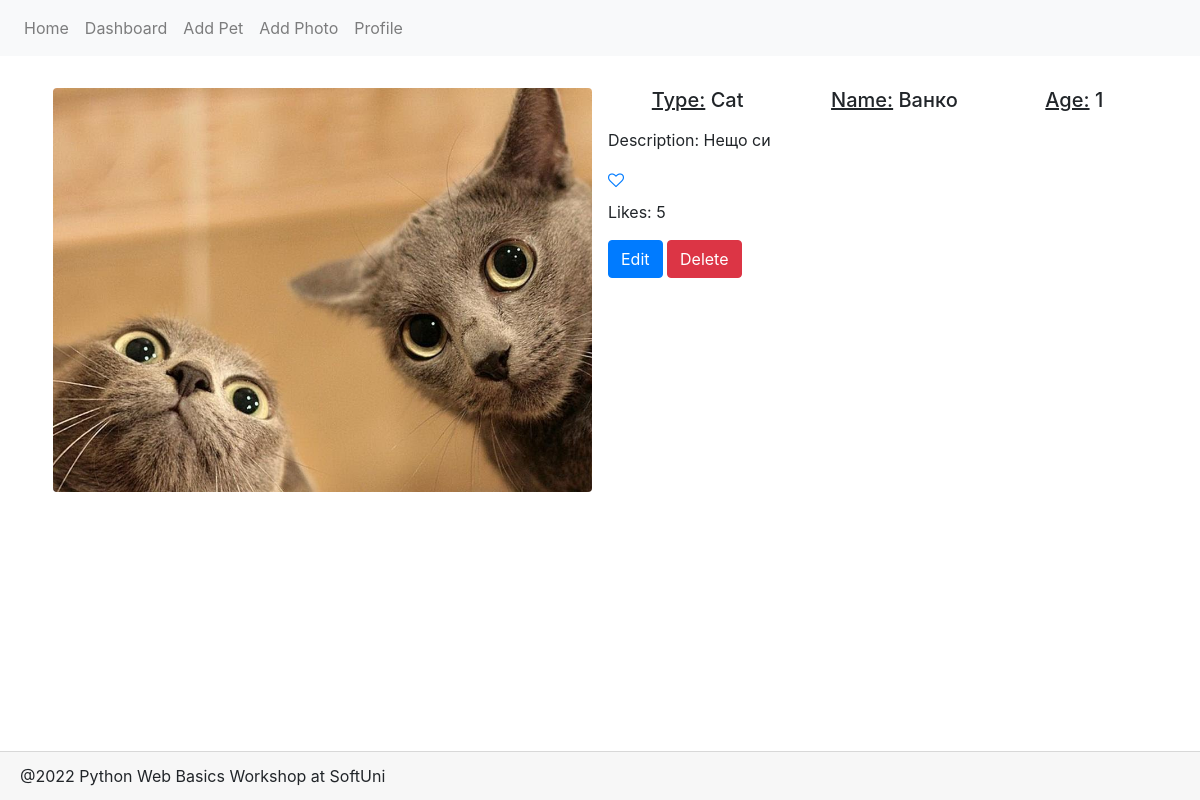
The page /photo/details/4/ on the database its author committed.
### petstagram/main_app/models.py (models this page shows, shortened)
class PetPhoto(models.Model):
    photo = models.ImageField(
        upload_to='images/',
        validators=(validate_max_size,)
    )
    tagged_pets = models.ManyToManyField(
        Pet,
    )
    description = models.TextField(
        null=True,
        blank=True,
    )
    publication_date = models.DateTimeField(
        auto_now_add=True,
    )
    likes = models.IntegerField(default=0,)

class Pet(models.Model):
    CAT = "Cat"
    DOG = "Dog"
    BUNNY = "Bunny"
    FISH = "Fish"
    OTHER = "Other"
    PETS = [(x, x) for x in (CAT, DOG, BUNNY, FISH, OTHER)]
    name = models.CharField(max_length=30,)
    pets_type = models.CharField(
        max_length=max(len(x) for x, y in PETS),
        choices=PETS,
    )
    date_of_birth = models.DateField(
        null=True,
        blank=True,
    )
    user_profile = models.ForeignKey(
        Profile,
        on_delete=models.CASCADE,
    )
    @property
    def age(self):
        return datetime.date.today().year - self.date_of_birth.year
    class Meta:
        unique_together = ('user_profile', 'name')

### petstagram/main_app/views.py (the view)
# urls.py: path('photo/details/<int:pk>/', show_photo_details, name='photo details'),
def show_photo_details(request, pk):
    pet_photo = PetPhoto.objects.get(pk=pk)
    context = {
        'pet_photo': pet_photo,
    }
    return render(request, "photo_details.html", context)

### petstagram/main_app/templatetags/profiles.py (called while the page is built)
@register.simple_tag()
def has_profile():
    return Profile.objects.count() > 0

### petstagram/main_app/templates/photo_details.html
{% extends 'base.html' %}
{% block page_content %}
    <div class="d-flex">
        <div class="d-inline p-2 w-50">
            <img src="{{ pet_photo.photo.url }}"
                 class="w-100 rounded mx-auto d-block" alt="Photo description">
        </div>
        <div class="d-inline p-2 w-50">
            {%  for pet in pet_photo.tagged_pets.all %}
            <div class="d-flex justify-content-around">
                <h5><u>Type:</u> {{ pet.pets_type }}</h5>
                <h5><u>Name:</u> {{ pet.name }}</h5>
                {% if pet.date_of_birth %}
                <h5><u>Age:</u> {{ pet.age }}</h5>
                {% endif %}
            </div>
            {%  endfor %}
            <p class="mt-2">Description: {{ pet_photo.description}}</p>
            <a href="{% url 'like pet photo' pet_photo.id %}"><i class="fa fa-heart-o" aria-hidden="true"></i></a>
            <p class="mt-2">Likes: {{ pet_photo.likes }}</p>
            <a href="#" class="btn btn-primary">Edit</a>
            <a href="#" class="btn btn-danger">Delete</a>
        </div>
    </div>
{% endblock %}

### rows shown on the page
PetPhoto: photo (picture), description "Нещо си", likes "5"
Pet: pets_type "Cat", name "Ванко", age "1"
